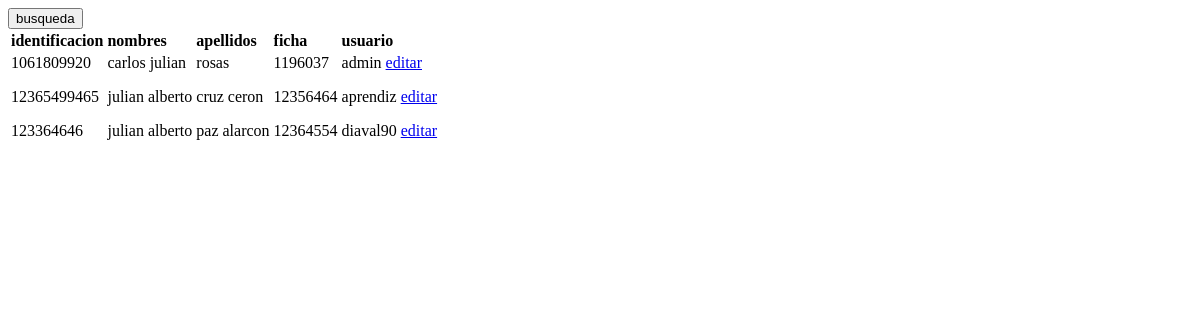
The app's page /, older data.
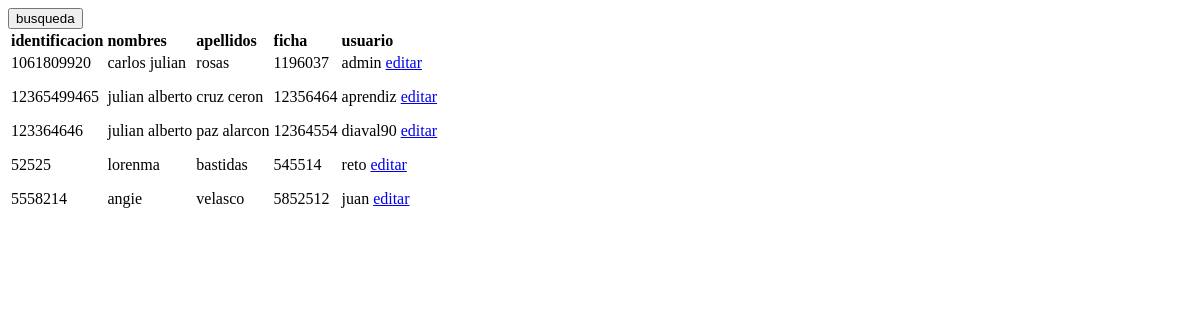
The same page, newer data.
### retos/models.py (models this page shows, shortened)
class Persona (models.Model):
	identificacion 	= models.CharField(max_length = 50 , unique = True)
	nombres		 	= models.CharField(max_length = 256)
	apellidos	 	= models.CharField(max_length = 256)
	ficha		 	= models.CharField(max_length = 30)
	puntaje		 	= models.IntegerField()
	user 			= models.OneToOneField(User)

### retos/views.py (the view)
# urls.py: url(r'^$', aprendices, name='aprendices'),#vista principal
def aprendices(request):
	p= Persona.objects.all()
	return render(request, 'retos/lista.html' ,{'lista':p})

### retos/templates/retos/lista.html
{% extends 'retos/base.html' %}
{% block content %}
	<a href="{% url 'buscar' %}"><button>busqueda</button></a>
		<table>
			<tr>
				<td><strong>identificacion</strong></td>
				<td><strong>nombres</strong></td>
				<td><strong>apellidos</strong></td>
				<td><strong>ficha</strong></td>
				<td><strong>usuario</strong></td>
			</tr>
			<tr>
				<td>
						{% for lista in lista %}
						<div>
							<p>{{lista.identificacion}}</p>
						</div>
						{% endfor %}
				</td>
				<td>
				        {% for lista in lista %}
						<div>
							<p>{{lista.nombres}}</p>
						</div>
						{% endfor %}
				</td>
				<td>
				        {% for lista in lista %}
						<div>
							<p>{{lista.apellidos}}</p>
						</div>
						{% endfor %}
				</td>
				<td>
				        {% for lista in lista %}
						<div>
							<p>{{lista.ficha}}</p>
						</div>
						{% endfor %}
				</td>
				<td>
				        {% for lista in lista %}
						<div>
							<p>{{lista.user}}
							<a href="{% url 'retos.views.editar' pk=lista.pk %}">editar</a></p></p>
						</div>
						{% endfor %}
				</td>
		</table>
{% endblock content %}

Row changes from the older to the newer data that the page shows:
added Persona: identificacion "52525", nombres "lorenma", apellidos "bastidas", ficha "545514", user "reto"
added Persona: identificacion "5558214", nombres "angie", apellidos "velasco", ficha "5852512", user "juan"
